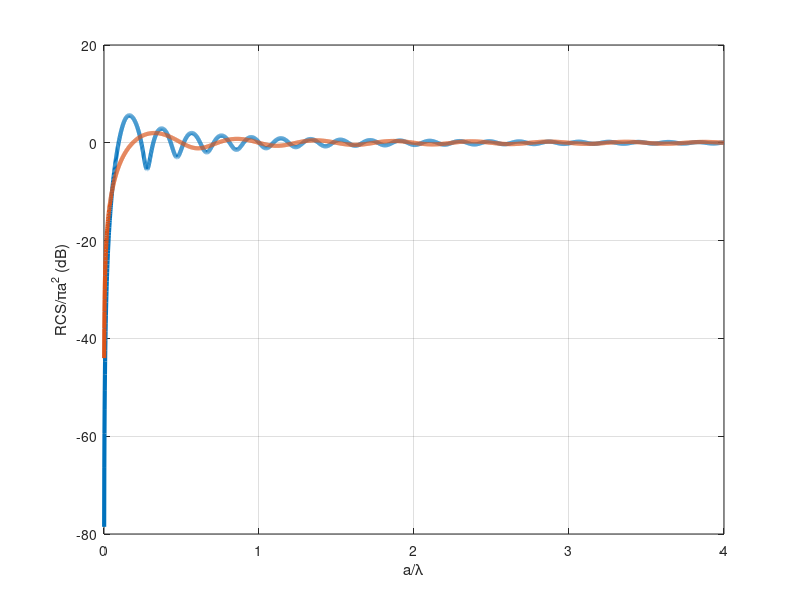

This chart was generated by the following MATLAB code:
%Input
%nm: number of Mie (modal) series modes to be summed

nm = 50;

close all

abwl = linspace(0,4,4001);

RCS_exact = zeros(length(abwl),1);

RCS_po = zeros(length(abwl),1);

for i =1:length(abwl)
    ka = 2*pi*abwl(i);
    sum = 0;
    for n=1:nm
        H = ka*sqrt(pi/(2*ka))*besselh(n+0.5,2,ka);
        Hd = (n+1).*sqrt(pi/(2*ka))*besselh(n+0.5,2,ka)...
            -ka*sqrt(pi/(2*ka))*besselh(n+1.5,2,ka);
        sum = sum + (-1)^n*(2*n+1)/(H*Hd);
    end
    RCS_exact(i) = (1/(4*(pi^2)))*(1/abwl(i)^2)*abs(sum)^2;
    RCS_po(i) = 1-2*cos(ka)*(sin(ka)/ka)+(sin(ka)/ka)^2;
    
end
figure(1);
hold on;
plot(abwl,10*log10(RCS_exact),'linewidth',3)
plot(abwl,10*log10(RCS_po),'linewidth',3)
grid on
box on
xlabel('a/\lambda')
ylabel('RCS/\pia^2 (dB)')
% set(gca,'fontsize',36) 

